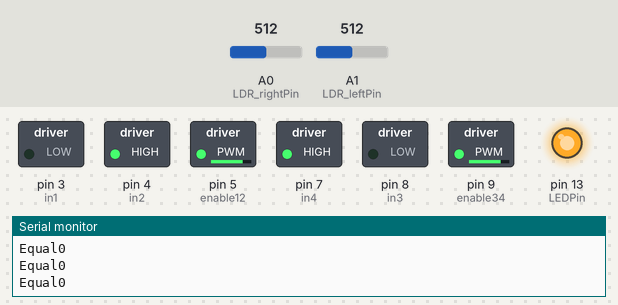
Bench run of a sketch on a simulated Arduino Uno, built with avr-gcc and run on an emulated ATmega328P. Parts: switched loads named in the sketch (green lamp = pin HIGH), output pins drawn as LEDs (lit = HIGH), the last lines printed to the serial monitor. Inputs (shaded band) come from the test bench; at power-on: A0 (LDR_rightPin) = 512, A1 (LDR_leftPin) = 512.

Above: at 2.2 s.
2.3 s: A0 (LDR_rightPin) set to 607
3.8 s: A0 (LDR_rightPin) set to 627
At 4.7 s:
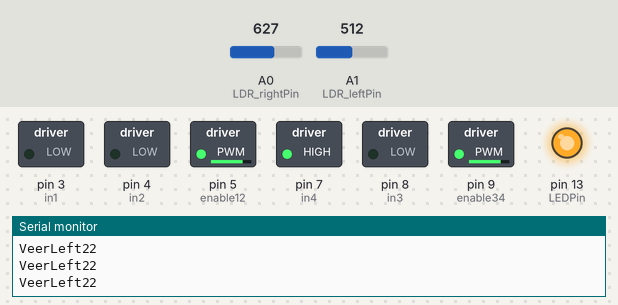
5.5 s: A1 (LDR_leftPin) set to 535
At 5.9 s:
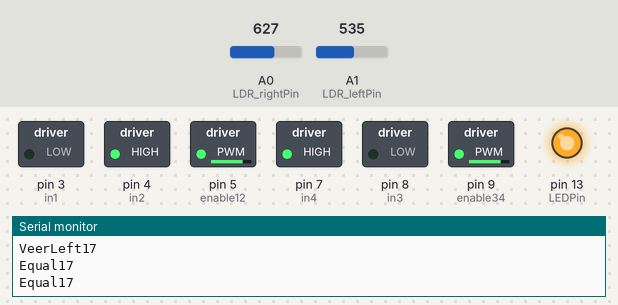
7.0 s: A1 (LDR_leftPin) set to 713
8.5 s: A1 (LDR_leftPin) set to 747
At 9.6 s:
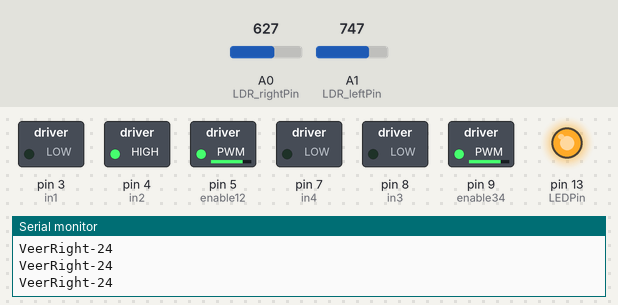
10.0 s: A1 (LDR_leftPin) set to 716
At 10.8 s:
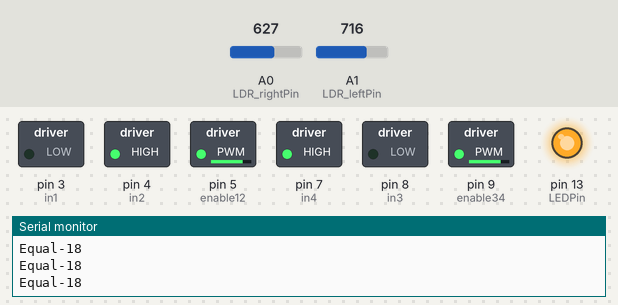
Timing chart, 0 to 12.5 s (numbered marks = the images above; inputs shaded):
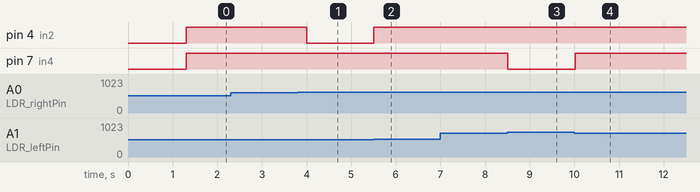

The sketch:

trekker_LDR_Dif.ino
```cpp
/*
  Trekker 1

  Line follower.
  Two drive motors, magnetically coupled
  Two LDR inputs, 1 LED source
 */


const int LDR_rightPin = 0; //analog0
const int LDR_leftPin = 1; //analog1

const int LEDPin = 13;

//L293 Pin assignments
//Motor one - RIGHT
int enable12 = 5;  //bridge 1 and 2 enable (pin 1 on the 16 pin IC)
                  //using PWM on this pin will control speed
int in1      = 3;  //in1 (out1 will be HIGH when set HIGH and LOW when set LOW) (pin 2 on the 16 pin IC)
int in2      = 4;  //in2 (out2 will be HIGH when set HIGH and LOW when set LOW) (pin 7 on the 16 pin IC)

//Motor two - LEFT
int enable34 = 9;
int in3      = 8;
int in4      = 7;

int cruiseSpeed = 200;
int level_Right = 0;
int level_Left = 0;
int delta_drive = 0;

void setup(){
  delay(1000);
  pinMode(enable12, OUTPUT);
  pinMode(enable34, OUTPUT);
  pinMode(in1, OUTPUT);
  pinMode(in2, OUTPUT);
  pinMode(in3, OUTPUT);
  pinMode(in4, OUTPUT);
  pinMode(LEDPin, OUTPUT);

  Serial.begin(9600);
  Serial.println("LDR_right\tLDR_left\tdelta_drive");
  digitalWrite(LEDPin, HIGH); //Illumination on
  setSpeed(cruiseSpeed, cruiseSpeed);
}

void loop(){
  delay(300);

  //motorRamp();

  level_Right = analogRead(LDR_rightPin);
  level_Left = analogRead(LDR_leftPin);

  //Compare left and right LDR readings
  float delta_dark = (level_Right-level_Left);
  delta_drive = map(delta_dark, -512, 512, -100, 100);

//  Serial.print(level_Right);
//  Serial.print("\t");
//  Serial.print(level_Left);
//  Serial.print("\t");
  Serial.print(delta_drive);
  Serial.println();

  if (delta_drive > 20) {
    freeRun();
    motorRightForward();
    Serial.print("VeerLeft");
  }
  else if (delta_drive < -20) {
    freeRun();
    motorLeftForward();
    Serial.print("VeerRight");
  } else {
    motorRightForward();
    motorLeftForward();
    Serial.print("Equal");
  }

}
////// Motor Routines  ////////////

void motorLeftForward(){
 digitalWrite(in1, LOW);
 digitalWrite(in2, HIGH);
}

void motorRightForward(){
 digitalWrite(in3, LOW);
 digitalWrite(in4, HIGH);
}

//Unlikely that backwards motion will be required.
void motorLeftBackward(){
 digitalWrite(in1, HIGH);
 digitalWrite(in2, LOW);
}

void motorRightBackward(){
 digitalWrite(in3, HIGH);
 digitalWrite(in4, LOW);
}

//drive both equally for straight ahead motion.
//Different speeds will produce steering.
void setSpeed(int newSpeedLeft, int newSpeedRight){
  analogWrite(enable12, newSpeedLeft);
  analogWrite(enable34, newSpeedRight);
}

void freeRun(){
 digitalWrite(in1, LOW);
 digitalWrite(in2, LOW);
 digitalWrite(in3, LOW);
 digitalWrite(in4, LOW);
}

void freeRunRight(){
  digitalWrite(in1, LOW);
  digitalWrite(in2, LOW);
}

void freeRunLeft(){
  digitalWrite(in3, LOW);
  digitalWrite(in4, LOW);
}

void motorRamp(){
  Serial.print("Ramping motors.\n");
  Serial.print("Speed:\t");
  motorLeftForward();
  motorRightForward();
  for (int i=50; i<=255;i+=10) {
    setSpeed(i,i);
    Serial.print(i);
    Serial.print("\t");
    delay(1000);
  }
  Serial.println("Ramp complete");
  freeRun();
}
```

Measured:
- the behaviour switches between 619 and 620 on A0 (LDR_rightPin) (found by bisection; images 0 and 1)
- the behaviour switches between 519 and 520 on A1 (LDR_leftPin) (found by bisection; images 1 and 2)
- the behaviour switches between 729 and 730 on A1 (LDR_leftPin) (found by bisection; images 2 and 3)
- after the input at 3.8 s, pin 4 (in2): HIGH → LOW after 0.20 s
- after the input at 5.5 s, pin 4 (in2): LOW → HIGH at once
- after the input at 8.5 s, pin 7 (in4): HIGH → LOW at once
- after the input at 10.0 s, pin 7 (in4): LOW → HIGH at once
